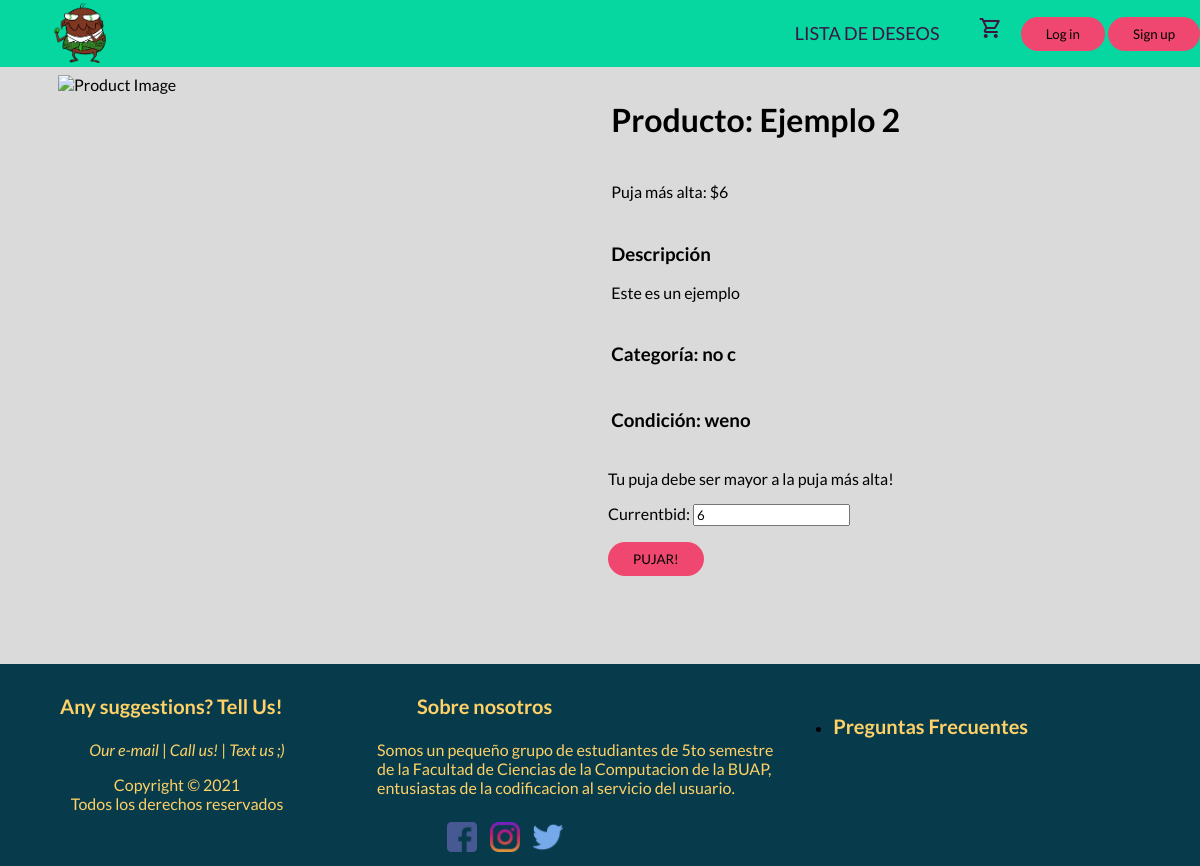
The page /products/bid/2/ on the database its author committed.
### store/models.py (models this page shows, shortened)
class Product(models.Model):
    productName = models.CharField(max_length=50)
    description = models.CharField(max_length=200)
    category = models.CharField(max_length=50)
    image = models.ImageField()
    class Meta:
        abstract = True

class BidProduct(Product):
    currentBid = models.PositiveIntegerField(blank=True,default=0)
    minBid = models.PositiveIntegerField(default=0)
    condition = models.CharField(max_length=50)
    bidWinner = models.OneToOneField(Bid, null=True, on_delete=models.SET_NULL, blank=True)

### store/views.py (the view, shortened to what this page needs)
# urls.py: path("bid/<int:id_product>/", views.goToBidProduct, name="bidProductPage"),
def goToBidProduct(request,id_product):
    product = BidProduct.objects.get(id=id_product)
    theForm = BidForm(instance=product)
    productCurrentBid = product.currentBid
    return render(request, "store/bidProductTemplate.html", {"product" : product, "form":theForm})

### store/forms.py
class BidForm(forms.ModelForm):
    currentBid = forms.IntegerField(widget=forms.NumberInput(None))
    class Meta:
        model = BidProduct
        fields = ['currentBid']

### store/templates/store/bidProductTemplate.html (shortened to what this page needs)
{% extends 'core/layout.html' %}
{% load static %}
{% block cssPath %}
<link rel="stylesheet" href="{% static 'store/productTemplate.css' %}"  type="text/css"/>
{% endblock cssPath %}
{% if productFound %}
    {% block body %}
    <div class="container">
        <div class="pictures">
            <img src=""  alt="Product Image" width="500" height="500" />
        </div>
        <div class="productDescription">
            <div class="productName">
                <h1>Producto: {{ product.productName }}</h1>
            </div>
            <div class="price">
                <p>Puja más alta: ${{ product.currentBid}}</p>
            </div>
            <div class="description">
                <h3>Descripción</h3>
                <p>{{ product.description }}</p>
            </div>
            <div class="category">
                <h3>Categoría: {{ product.category }} <h3>
            </div>
            <div class="condition">
                <h3>Condición: {{ product.condition }}</h3>
            </div>
            <p>Tu puja debe ser mayor a la puja más alta!</p>
            <div class="form">
                <form method="POST" >
                    {{form.as_p}}
                    <button id="submitBtn" type="submit" name="BidProduct">PUJAR!</button>
                </form>
            </div>
        </div>
    </div>
    {% endblock body %}
{% else %}
    <h1>Product no encontrado!</h1>
{% endif %}

### core/static/core/styleLayout.css (style rules this page uses)
* { font-family: 'Lato', sans-serif; }
body { min-height: 100vh; margin: 0; display: grid; grid-template-rows: auto 1fr auto; background-color: #dadada;; }
button { padding: 9px 25px; border: none; border-radius: 25px; background-color: #ef476f; cursor: pointer; transition: all 0.3s ease 0s; }

### store/static/store/productTemplate.css (style rules this page uses)
.pictures, .productDescription { margin: 0.5em; }
.productName, .price, .description, .category, .condition { padding: 0.2em; }
@media (min-width: 860px) { .container { max-width: 1100px; margin: auto; padding: 0 2em; display: grid; grid-template-columns: repeat(2, 1fr); } }

### rows shown on the page
BidProduct: productName "Ejemplo 2", currentBid "6", description "Este es un ejemplo", category "no c", condition "weno"
